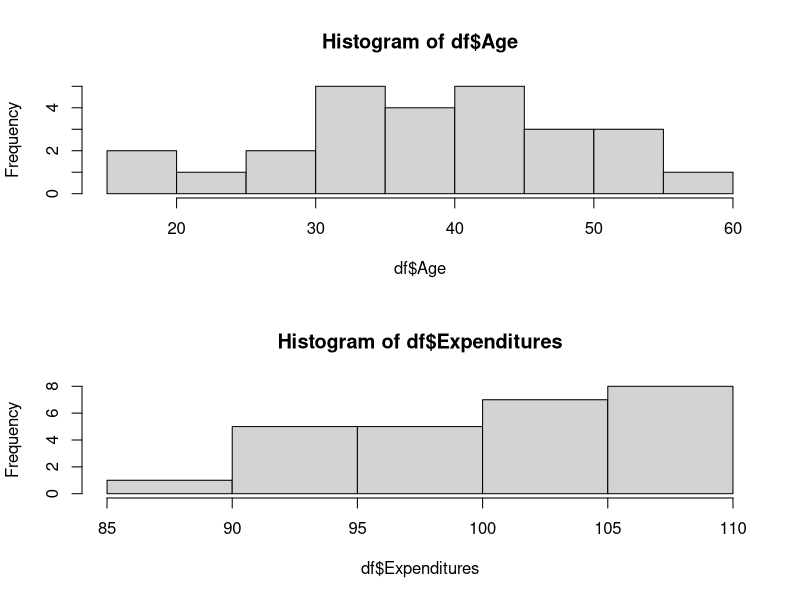
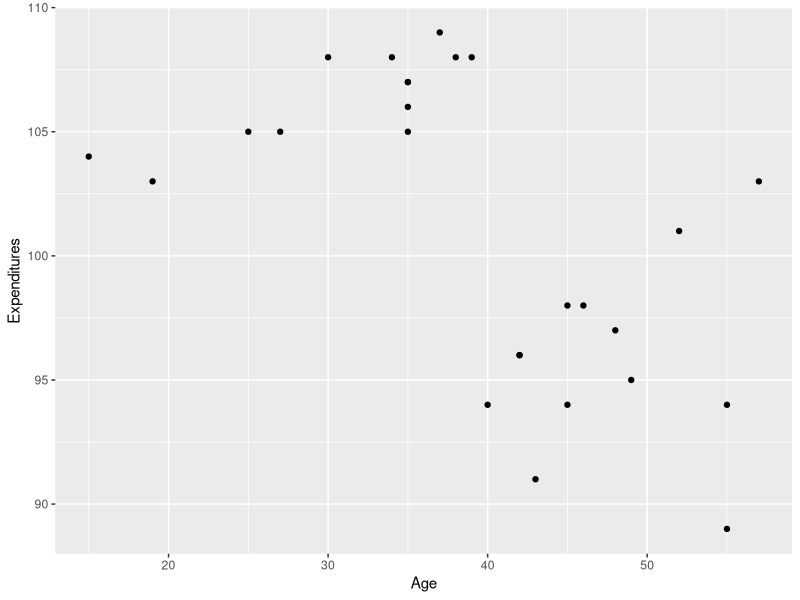

The R source for these figures, in order:
setwd('C:\\courses\\Coursera\\Current\\Econometrics\\Week1')

library(ggplot2)
library(dplyr)
# Training 1.1

df <- read.csv('TrainExer11.csv')
head(df)

par(mfrow=c(2,1))
hist(df$Age)
hist(df$Expenditures)
ggplot(df, aes(x=Age, y=Expenditures)) + geom_point()
mean(df$Expenditures)
df1 <- df %>% filter(Age <= 40)
df2 <- df %>% filter(Age > 40)
mean(df1$Expenditure)
mean(df2$Expenditure)

